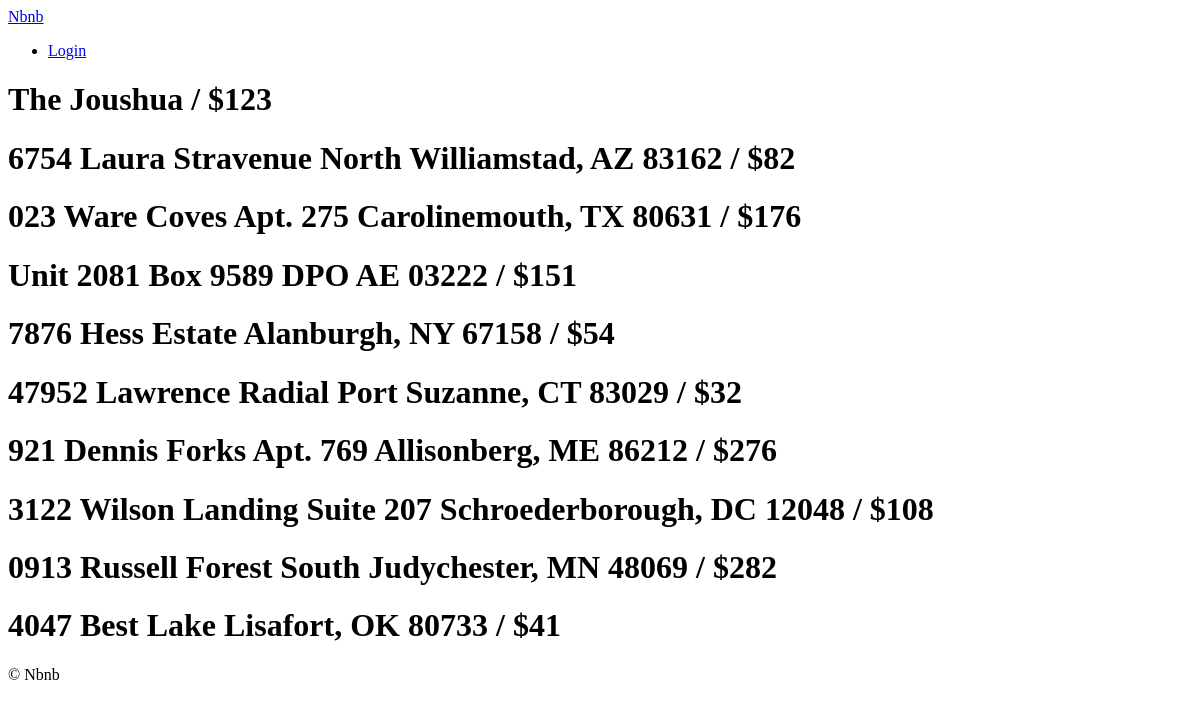
Before: / with the older database file.
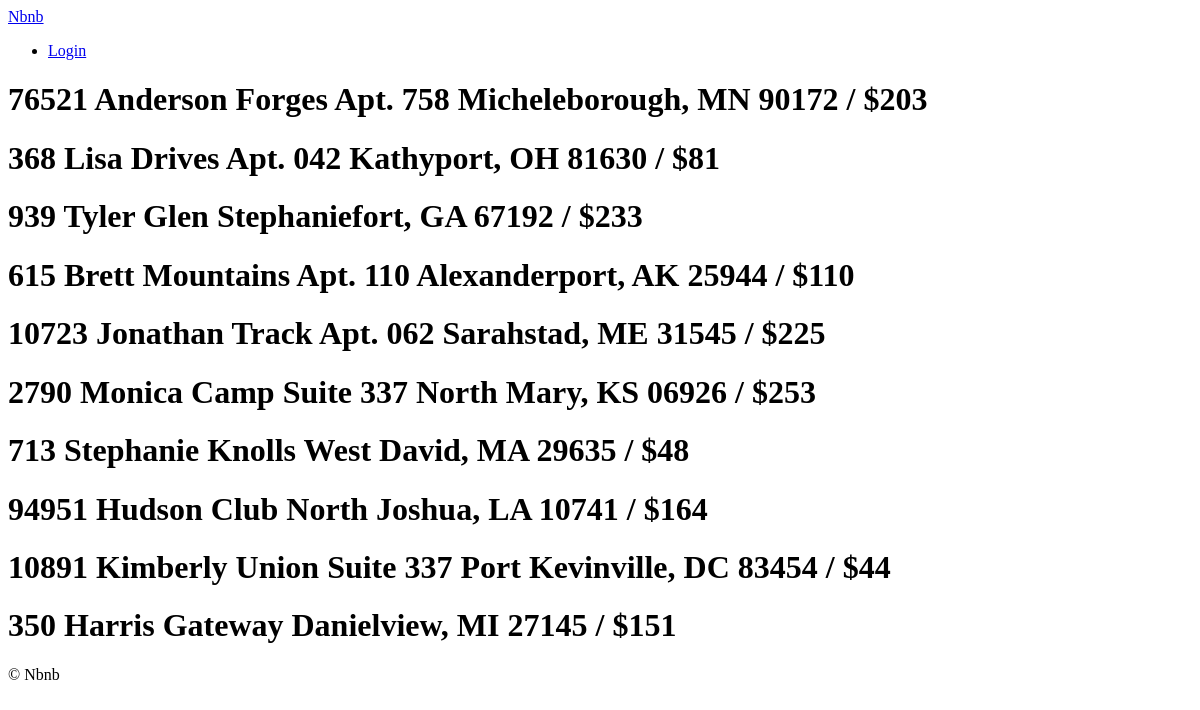
After: the same page with the newer database file.
### rooms/models.py (models this page shows, shortened)
class Room(core_models.TimeStampedModel):
    name = models.CharField(max_length=140)
    description = models.TextField()
    country = CountryField()
    city = models.CharField(max_length=80)
    price = models.IntegerField()
    address = models.CharField(max_length=140)
    guests = models.IntegerField()
    beds = models.IntegerField()
    bedrooms = models.IntegerField()
    baths = models.IntegerField()
    check_in = models.TimeField()
    check_out = models.TimeField()
    instant_book = models.BooleanField(default=False)
    host = models.ForeignKey(users.User, on_delete=models.CASCADE, related_name="rooms")
    room_type = models.ForeignKey("RoomType", on_delete=models.SET_NULL, null=True, related_name="rooms")
    amenities = models.ManyToManyField("Amenity", blank=True, related_name="rooms")
    facilities = models.ManyToManyField("Facility", blank=True, related_name="rooms")
    house_rules = models.ManyToManyField("HouseRule", blank=True, related_name="rooms")

### rooms/views.py (the view)
# urls.py: path('', rooms_views.all_rooms, name='home')
def all_rooms(request):
    page = int(request.GET.get("page", 1))
    page_size = 10
    limit = page_size * page
    offset = limit - page_size
    all_rooms = models.Room.objects.all()[offset:limit]
    return render(request, 'rooms/home.html', context={
        "rooms": all_rooms
    })

### templates/rooms/home.html (shortened to what this page needs)
{% extends 'base.html' %}
{% block content %}
    {% for room in rooms %}
        <h1>{{ room.name }} / ${{ room.price }}</h1>
    {% endfor %}
{% endblock %}

Changed rows visible on the page:
removed Room: name "The Joushua", price "123"
removed Room: name "6754 Laura Stravenue North Williamstad, AZ 83162", price "82"
removed Room: name "023 Ware Coves Apt. 275 Carolinemouth, TX 80631", price "176"
removed Room: name "Unit 2081 Box 9589 DPO AE 03222", price "151"
removed Room: name "7876 Hess Estate Alanburgh, NY 67158", price "54"
removed Room: name "47952 Lawrence Radial Port Suzanne, CT 83029", price "32"
removed Room: name "921 Dennis Forks Apt. 769 Allisonberg, ME 86212", price "276"
removed Room: name "3122 Wilson Landing Suite 207 Schroederborough, DC 12048", price "108"
removed Room: name "0913 Russell Forest South Judychester, MN 48069", price "282"
removed Room: name "4047 Best Lake Lisafort, OK 80733", price "41"
added Room: name "76521 Anderson Forges Apt. 758 Micheleborough, MN 90172", price "203"
added Room: name "368 Lisa Drives Apt. 042 Kathyport, OH 81630", price "81"
added Room: name "939 Tyler Glen Stephaniefort, GA 67192", price "233"
added Room: name "615 Brett Mountains Apt. 110 Alexanderport, AK 25944", price "110"
added Room: name "10723 Jonathan Track Apt. 062 Sarahstad, ME 31545", price "225"
added Room: name "2790 Monica Camp Suite 337 North Mary, KS 06926", price "253"
added Room: name "713 Stephanie Knolls West David, MA 29635", price "48"
added Room: name "94951 Hudson Club North Joshua, LA 10741", price "164"
added Room: name "10891 Kimberly Union Suite 337 Port Kevinville, DC 83454", price "44"
added Room: name "350 Harris Gateway Danielview, MI 27145", price "151"
